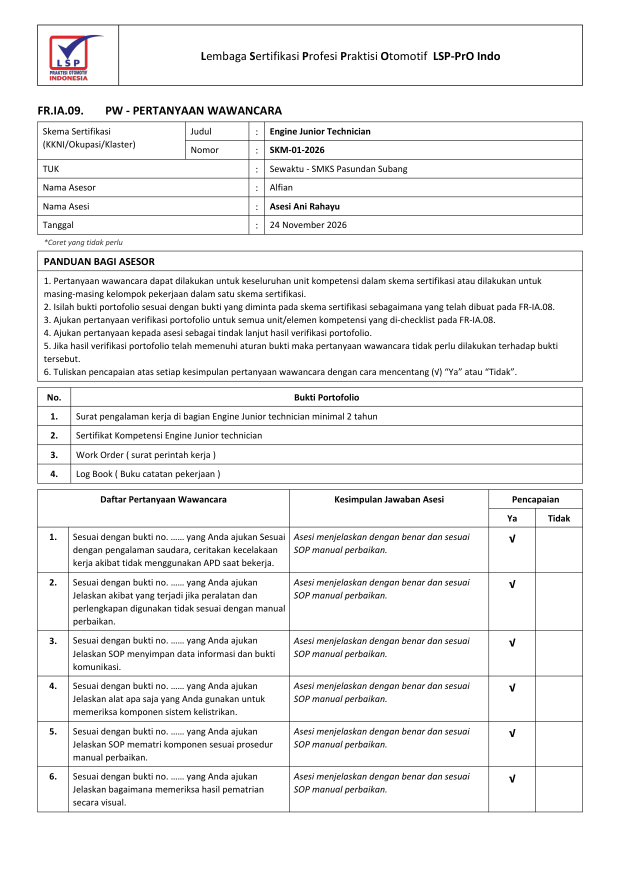
#> input picture tests/Fixtures/muk/dyn_3_6_ia09_page_1.png, 1241 x 1754 px (shown at 1/2 size)
$ python -i render_fr_ak_01.py   (imports and definitions only)
#> lines starting #> are read from the running program, lines starting #| are printed output that depends on the picture; after the words box and inside, x2 and y2 are one past the last pixel; in counts of white or black regions, pixels touching at a corner belong together
#!/usr/bin/env python3
"""
Generator FR.AK.01 (Persetujuan Asesmen dan Kerahasiaan) - LSP PrO Indo
Layout meniru template master BNSP aslinya secara presisi piksel 100%; tanpa watermark sesuai instruksi.
Tunggal tabel utuh sesuai master dokumen BNSP dengan data dummy lengkap.
"""

import os
import sys
import io
import base64
from PIL import Image
from reportlab.pdfgen import canvas
from reportlab.lib.colors import black
from reportlab.pdfbase import pdfmetrics
from reportlab.pdfbase.ttfonts import TTFont
from reportlab.lib.utils import ImageReader

ASSETS = os.path.join(os.path.dirname(__file__), "..", "tests", "Fixtures", "muk", "assets")

try:
    from font_helper import register_reportlab_fonts
except ImportError:
    sys.path.insert(0, os.path.dirname(os.path.abspath(__file__)))
    from font_helper import register_reportlab_fonts

# [1 line not run here, left out]

PAGE_W, PAGE_H = 595.56, 842.52
Y = lambda top: PAGE_H - top

def clean_signature_image(raw_bytes_or_path):
    try:
        from PIL import ImageFilter

        if isinstance(raw_bytes_or_path, (bytes, bytearray)):
            im = Image.open(io.BytesIO(raw_bytes_or_path))
        else:
            im = Image.open(raw_bytes_or_path)
#> im is the input picture: PIL image 1241x1754 RGB; mean R, G, B 241.1, 241, 241
        im = im.convert("RGBA")
#> im: PIL image 1241x1754 RGBA
        w, h = im.size
#> w = 1241; h = 1754
        if w == 0 or h == 0:
            return None

        # Sample corner colors to detect background if opaque
        corners = []
        for pt in ((0, 0), (w - 1, 0), (0, h - 1), (w - 1, h - 1)):
            px = im.getpixel(pt)
            if isinstance(px, tuple) and len(px) >= 4 and px[3] > 200:
                corners.append((px[0], px[1], px[2]))
#> after the loop, corners = [(255, 255, 255), (255, 255, 255), (255, 255, 255), (255, 255, 255)]

        has_solid_bg = len(corners) >= 3
#> has_solid_bg = True
        bg_r = sum(c[0] for c in corners) / len(corners) if has_solid_bg else 255
#> bg_r = 255
        bg_g = sum(c[1] for c in corners) / len(corners) if has_solid_bg else 255
#> bg_g = 255
        bg_b = sum(c[2] for c in corners) / len(corners) if has_solid_bg else 255
#> bg_b = 255

        out = Image.new("RGBA", (w, h), (0, 0, 0, 0))
#> out: PIL image 1241x1754 RGBA; every value is 0
        for y in range(h):
            for x in range(w):
                px = im.getpixel((x, y))
                if not isinstance(px, tuple) or len(px) < 4:
                    continue
                r, g, b, a = int(px[0]), int(px[1]), int(px[2]), int(px[3])
                if a < 12:
                    continue

                is_white = (r > 220 and g > 220 and b > 220)
                is_green = (g > 80 and g > r * 1.15 and g > b * 1.15)
                dist_bg = ((r - bg_r)**2 + (g - bg_g)**2 + (b - bg_b)**2)**0.5 if has_solid_bg else 999
                is_bg = (has_solid_bg and dist_bg < 45)

                if is_white or is_green or is_bg:
                    continue

                # Ink enhancement: boost opacity to solid deep black/slate
                boosted_a = min(255, int(a * 2.8))
                if boosted_a > 20:
                    out.putpixel((x, y), (10, 15, 30, min(255, int(boosted_a * 1.25))))
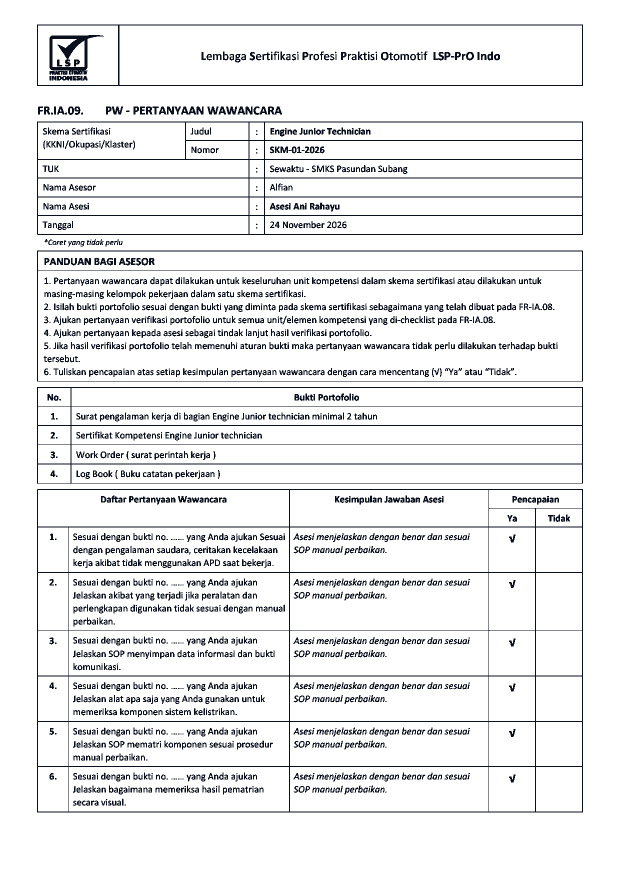
#> out: PIL image 1241x1754 RGBA (shown at 1/2 size); mean R, G, B, A 0.8, 1.2, 2.5, 21.1; transparent parts drawn white

        # Auto-crop to bounding box of actual non-zero strokes
        bbox = out.getbbox()
#> bbox = (74, 49, 1166, 1625)
        if bbox:
            pad = 4
            crop_box = (
                max(0, bbox[0] - pad),
                max(0, bbox[1] - pad),
                min(w, bbox[2] + pad),
                min(h, bbox[3] + pad)
            )
#> crop_box = (70, 45, 1170, 1629)
            out = out.crop(crop_box)
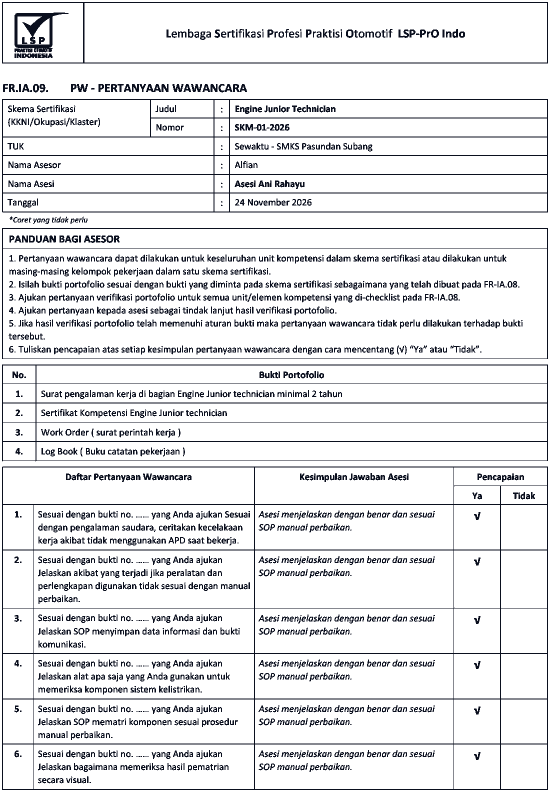
#> out: PIL image 1100x1584 RGBA (shown at 1/2 size); mean R, G, B, A 1, 1.6, 3.1, 26.4; transparent parts drawn white
        else:
            return None

        # Dilate alpha channel (3x3 MaxFilter) so thin canvas lines don't fade away when scaled
        r_ch, g_ch, b_ch, a_ch = out.split()
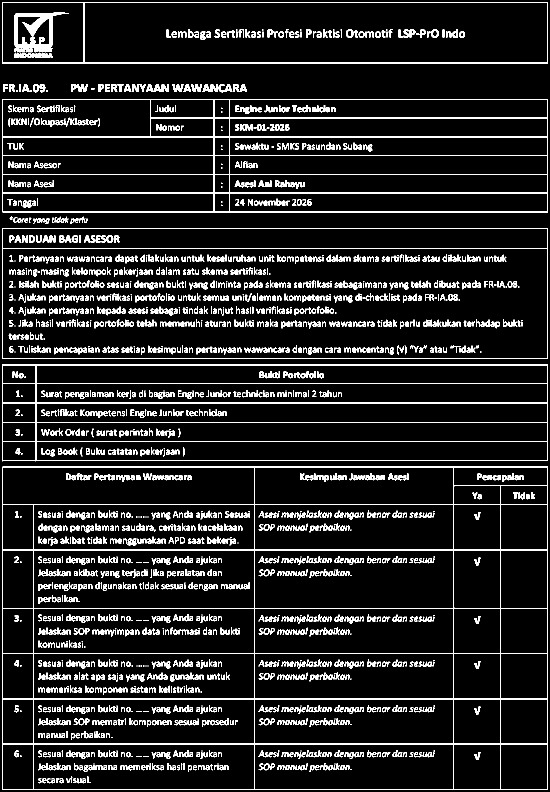
#> r_ch: PIL image 1100x1584 L (shown at 1/2 size); values 0 (black) and 10 (white), 10.3% white in thin lines or dots
#> g_ch: PIL image 1100x1584 L; values 0 (black) and 15 (white), 10.3% white in thin lines or dots
#> b_ch: PIL image 1100x1584 L; values 0 (black) and 30 (white), 10.3% white in thin lines or dots
#> a_ch: PIL image 1100x1584 L; 10.3% white in thin lines or dots
        a_dilated = a_ch.filter(ImageFilter.MaxFilter(3))
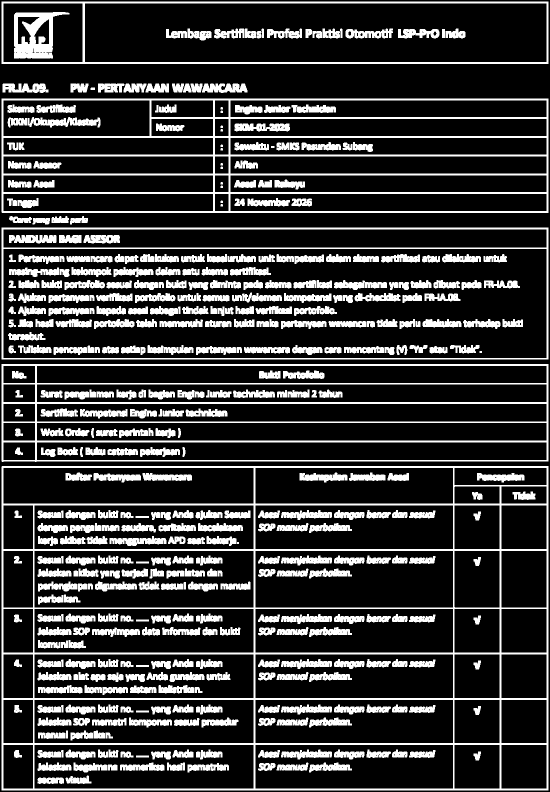
#> a_dilated: PIL image 1100x1584 L (shown at 1/2 size); 21.3% white; 459 white regions (1 under 20 px), largest, box (x1, y1, x2, y2) and area: (3, 932, 1097, 1581) 47702, (3, 197, 1097, 426) 32947, (3, 728, 1097, 924) 25068
        out_thick = Image.merge("RGBA", (r_ch, g_ch, b_ch, a_dilated))
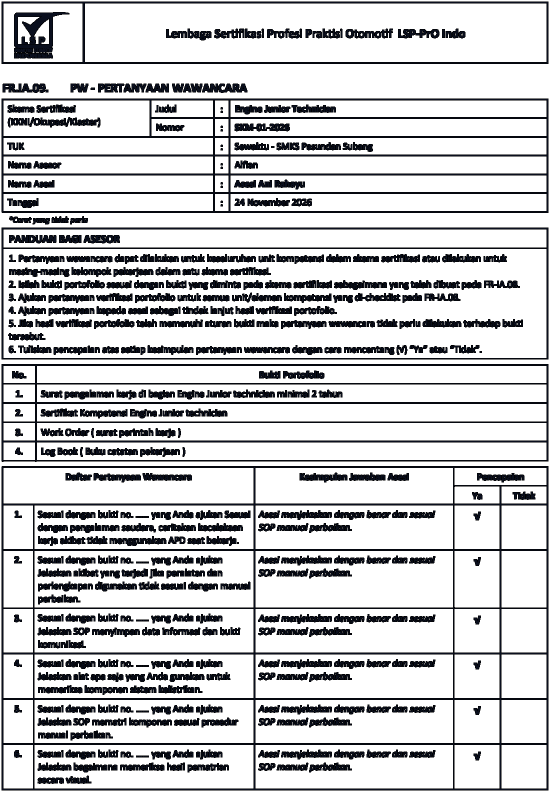
#> out_thick: PIL image 1100x1584 RGBA (shown at 1/2 size); mean R, G, B, A 1, 1.6, 3.1, 54.3; transparent parts drawn white

        out_io = io.BytesIO()
        out_thick.save(out_io, format="PNG")
        out_io.seek(0)
        return out_io
    except Exception:
        return None

# [47 lines left out: functions draw_signature, draw_fitted_line, not called in this run]

DATA = {
    "skema_nama": "Maintenance Gasoline Engine Injection System",
    "skema_nomor": "02/LSP PrO Indo/I/2026",
    "tuk_tipe": "Sewaktu/Tempat Kerja/Mandiri*",
    "asesor_nama": "Drs. Budi Santoso, M.T.",
    "asesi_nama": "Wahyu Andika Rahadi",
    "bukti_portofolio": True,
    "bukti_reviu": False,
    "bukti_observasi": True,
    "bukti_terstruktur": False,
    "bukti_lisan": True,
    "bukti_tertulis": True,
    "bukti_wawancara": False,
    "bukti_lainnya": False,
    "hari_tanggal": "Senin, 19 Oktober 2026",
    "waktu": "08.00 - 12.00 WIB",
    "tuk_nama": "TUK Otomotif PrO Indo",
    "tanggal_ttd": "19 Oktober 2026",
}

# [275 lines left out: functions draw_header_box, draw_cb, render, not called in this run]

# [19 lines not run here, left out]

>>> result = clean_signature_image('../tests/Fixtures/muk/dyn_3_6_ia09_page_1.png')
